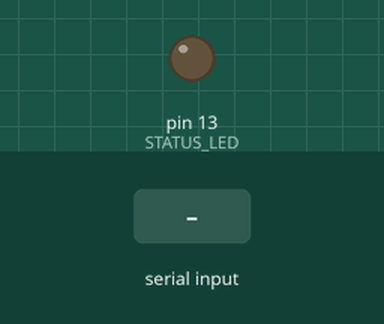
Bench run of a sketch on a simulated Arduino Uno, built with avr-gcc and run on an emulated ATmega328P. Shown: output pins drawn as LEDs (lit = HIGH). The inputs (shaded band) are chosen by the test bench. What the sketch prints to the serial monitor is not drawn.

Above: at 2.2 s.
2.3 s: "1\n" received over Serial
Timing chart, 0 to 5.3 s (numbered marks = the images above; inputs shaded):
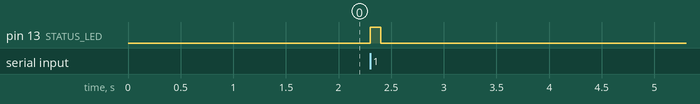

The sketch:

hc-05ArduinoCode.ino
```cpp
const long BAUD_RATE = 9600;
const int STATUS_LED = 13;

void setup() {
  Serial.begin(BAUD_RATE);
  pinMode(STATUS_LED, OUTPUT);

  delay(1000);
  Serial.println("--- SYSTEM READY ---");
  Serial.println("Typ iets om de verbinding te testen...");
}

void loop() {
  if (Serial.available() > 0) {
    String inkomendeData = Serial.readStringUntil('\n');
    inkomendeData.trim();

    digitalWrite(STATUS_LED, HIGH);
    delay(100);
    digitalWrite(STATUS_LED, LOW);

    Serial.print("Robot ontving: ");
    Serial.println(inkomendeData);
  }
}
```

Measured:
- after the input at 2.3 s, pin 13 (STATUS_LED): LOW → HIGH at once, → LOW 0.10 s later
